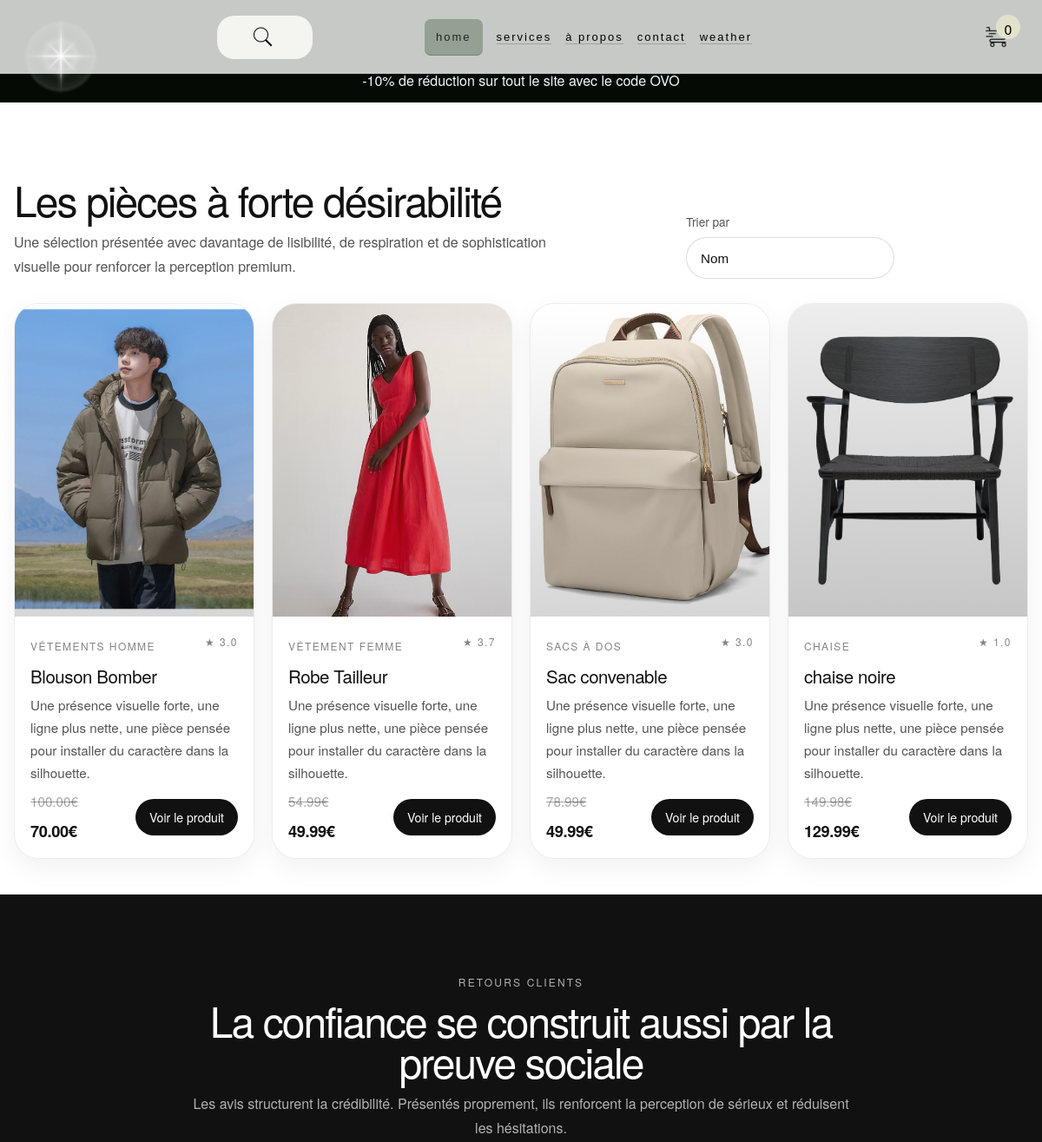
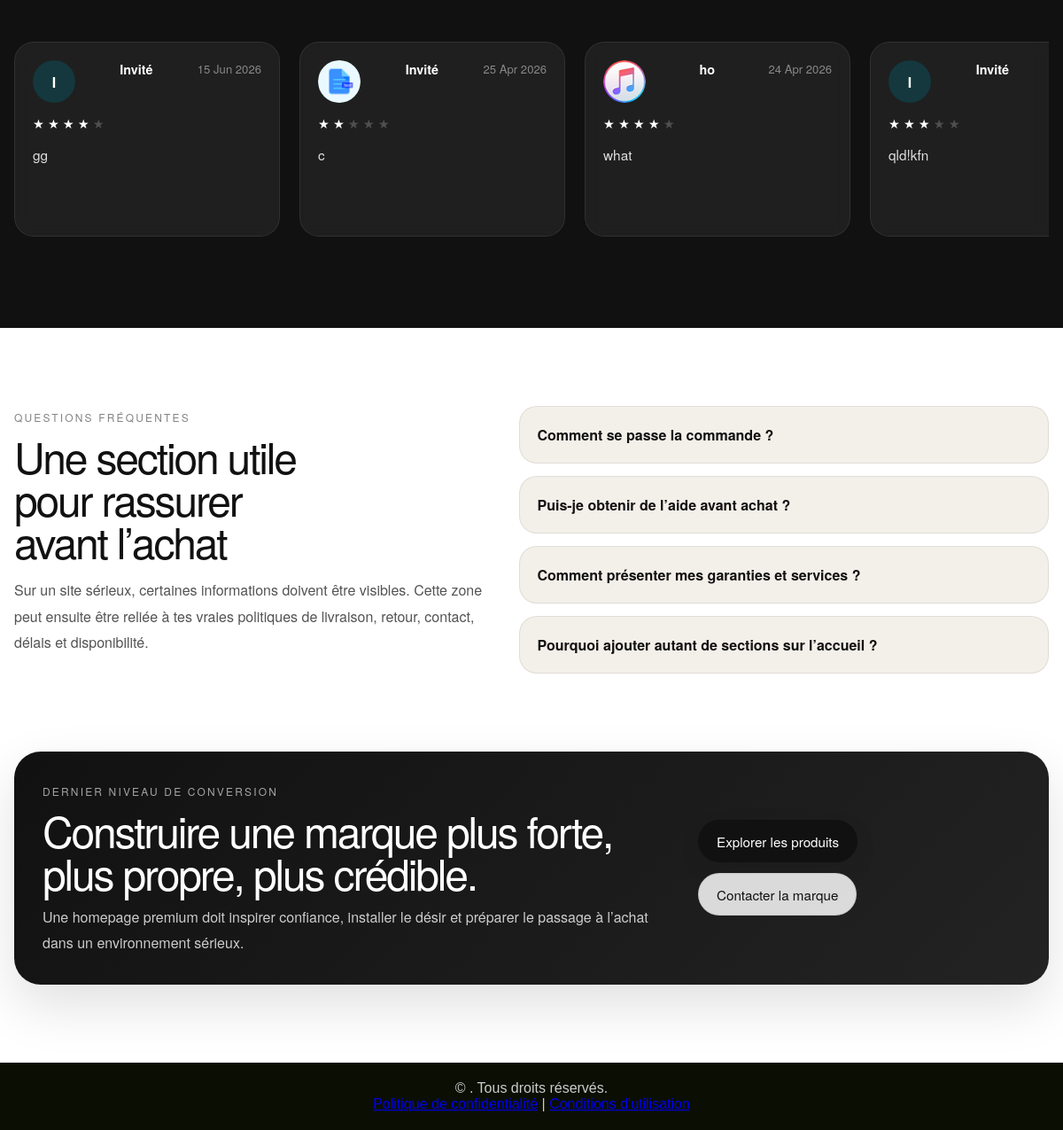
The page / on the database its author committed (2 pictures, top to bottom).
### heart/models.py (models this page shows, shortened)
class Product(models.Model):
    STOCK_STATUS = [
        ('in_stock', 'En Stock'),
        ('low_stock', 'Stock Limité'),
        ('out_of_stock', 'Rupture de Stock'),
    ]
    id = models.UUIDField(primary_key=True, default=uuid.uuid4, editable=False)
    name = models.CharField(max_length=200)
    slug = models.SlugField(unique=True, blank=True)
    category = models.ForeignKey(Category, on_delete=models.CASCADE, null=True, blank=True , related_name="cat")
    price = models.DecimalField(decimal_places=2, max_digits=7)
    description = models.TextField()
    image = models.ImageField()
    stock_quantity = models.IntegerField(default=0, validators=[MinValueValidator(0)])
    stock_status = models.CharField(max_length=20, choices=STOCK_STATUS, default='in_stock')
    old_price = models.DecimalField(decimal_places=2, max_digits=7, blank=True, null=True)
    is_featured = models.BooleanField(default=False)
    taille = models.CharField(max_length=200, blank=True, null=True)
    description_detaillee = models.TextField(blank=True, null=True)
    sku = models.CharField(max_length=100, unique=True, null=True)
    created_at = models.DateTimeField(blank=True, auto_now_add=True, null=True)
    PRODUCT_TYPE_CHOICES = [
        ('physical', 'Physique'),
        ('digital', 'Numérique'),
    ]
    product_type = models.CharField(max_length=20, choices=PRODUCT_TYPE_CHOICES, default='physical')
    @property
    def est_recent(self):
        return self.created_at >= timezone.now() - timedelta(days=7)
    def average_rating(self):
        approved_reviews = self.reviews.filter(status="approved")
        if approved_reviews.exists():
            return round(approved_reviews.aggregate(models.Avg('rating'))['rating__avg'], 1)
        return 0

class Category(models.Model):
    name = models.CharField(max_length=200)
    slug = models.SlugField(max_length=200, unique=True, blank=True)

class Review(models.Model):
    STATUS_CHOICES = [
        ('pending', 'En attente'),
        ('approved', 'Approuvé'),
        ('rejected', 'Rejeté'),
    ]
    product = models.ForeignKey(Product, on_delete=models.CASCADE, related_name='reviews')
    name = models.CharField(max_length=100, default="Invité")
    rating = models.IntegerField(validators=[MinValueValidator(1), MaxValueValidator(5)])
    comment = models.TextField()
    image = models.ImageField(null=True, blank=True)
    status = models.CharField(max_length=10, choices=STATUS_CHOICES, default='pending')
    created_at = models.DateTimeField(auto_now_add=True)
    class Meta:
        ordering = ['-created_at']

### heart/views.py (the view, shortened to what this page needs)
# urls.py: path('', home, name="home"),
def home(request):
    cart = get_or_create_cart(request)
    cart_items = cart.items.select_related('product')
    sort_by = request.GET.get('sort', 'name')
    categories_dispo = Category.objects.all()
    reviews = Review.objects.filter(status="approved")
    valid_sorts = {
            'price_low': 'price',
            'price_high': '-price',
            'name': 'name',
        }
    valid_categories = []
    for cat in Category.objects.all():
        valid_categories.append(cat.slug)
    print(f"toutes les catégories sont : {valid_categories}")
    if sort_by in valid_sorts:
        products = Product.objects.order_by(valid_sorts[sort_by]).select_related('category').prefetch_related(
            Prefetch('images', queryset=ProductImage.objects.filter(is_primary=True))
        )
        print(f"sort_by est bien dans valid_sorts {sort_by}")
    featured_products = Product.objects.filter(is_featured=True)
    page_number = request.GET.get('page', 1)
    paginator = Paginator(products, 4)
    products_page = paginator.get_page(page_number)
    current_page = products_page.number
    total_pages = paginator.num_pages
    if total_pages == 2:
        page_numbers = [1, 2]
    elif total_pages <= 5:
        page_numbers = list(range(1, total_pages + 1))
    elif current_page <= 3:
        page_numbers = [1, 2, 3, 4, '...']
    elif current_page >= total_pages - 3 and total_pages > 9:
        page_numbers = [1, '...',total_pages - 4,total_pages - 3,total_pages - 2, total_pages - 1, total_pages]
    elif current_page + 2 < total_pages and current_page - 2 > 2:
        page_numbers = [1, '...', current_page - 1, current_page, current_page + 1, '...']
    elif current_page + 2 < total_pages and current_page - 2 > 2 and total_pages - current_page <= 3:
        page_numbers = [1, '...', current_page - 1, current_page, current_page + 1, current_page + 2, current_page +3]
    elif current_page + 2 < total_pages:
        page_numbers = [1, current_page - 2, current_page - 1, current_page, current_page + 1, '...']
    elif current_page == total_pages:
        page_numbers = [1, '...', current_page - 2, current_page - 1, current_page]
    elif current_page - 2 > 2 and current_page + 1 == total_pages:
        page_numbers = [1, '...', current_page - 1, current_page, current_page + 1]
    elif current_page - 2 > 2 and current_page + 2 == total_pages:
        page_numbers = [1, '...', current_page - 1, current_page, current_page + 1, total_pages]
    else:
        page_numbers = [1, current_page - 2, current_page - 1, current_page, current_page + 1, current_page + 2] #, '...' total_pages(last element of the list)
    left_pages = total_pages - current_page
    real_tot_page = total_pages + 1
    query_params = request.GET.copy()
    print(f"query_params : {query_params}")
    query_params.pop('page', None)
    ctx = {'reviews': reviews, 'page_numbers': page_numbers, 'real_tot_page': real_tot_page, 'left_pages': left_pages, 'current_page': current_page, 'query_params': query_params.urlencode(), 'products': products_page, 'cart_items_count': cart.get_items_count(), 'featured_products':featured_products, 'cart': cart, 'get_total': cart.get_total(), 'cart_items':cart_items, 'current_sort': sort_by, 'categories': categories_dispo, "total_pages": total_pages}
    return render(request, 'home.html', ctx)

### templates/home.html (shortened to what this page needs)
{% extends 'base.html' %}
{% load static %}
{% block css %}
<link rel="stylesheet" href="{% static 'css/home.css' %}">
{{ block.super }}
{% endblock %}
{% block content %}
<div class="home-page">
  <section class="product-section">
    <div class="site-shell">
      <div class="product-toolbar">
        <div class="product-grid-heading">
          <h2>Les pièces à forte désirabilité</h2>
          <p>
            Une sélection présentée avec davantage de lisibilité, de respiration
            et de sophistication visuelle pour renforcer la perception premium.
          </p>
        </div>
        <div id="filterDrawer" class="filter-drawer">
          <div class="filter-content">
            <label for="sortSelect" class="filter-label">Trier par</label>
            <select class="hidden-filter" id="sortSelect" name="sort">
              <option value="name" {% if current_sort == 'name' %}selected{% endif %}>Nom</option>
            </select>
          </div>
        </div>
      </div>
      <div class="product-grid" id="product-grid">
        {% for product in products %}
        <article class="product-card">
          <a href="{% url 'product_detail' product.slug %}" class="product-media-link">
            <div class="product-media">
              <img src="{{ product.image.url }}" alt="{{ product.name }}">
            </div>
          </a>
          <div class="product-info">
            <div class="product-topline">
              <span class="product-category">
                {% if product.category %}
                  {{ product.category.name }}
                {% else %}
                  Collection
                {% endif %}
              </span>
              {% if product.average_rating %}
                <span class="product-rating">★ {{ product.average_rating }}</span>
              {% else %}
                <span class="product-rating">★ 0</span>
              {% endif %}
            </div>
            <h3>
              <a href="{% url 'product_detail' product.slug %}">
                {{ product.name }}
              </a>
            </h3>
            <p class="product-desc">
              Une présence visuelle forte, une ligne plus nette, une pièce pensée
              pour installer du caractère dans la silhouette.
            </p>
            <div class="product-bottom">
              <div class="price-wrap">
                {% if product.old_price %}
                  <span class="old-price">{{ product.old_price }}€</span>
                {% endif %}
                <span class="price">{{ product.price }}€</span>
              </div>
              <a href="{% url 'product_detail' product.slug %}" class="product-link">
                Voir le produit
              </a>
            </div>
          </div>
        </article>
        {% empty %}
        <div class="empty-state">
          <h3>Aucun produit disponible</h3>
          <p>La collection sera bientôt mise à jour avec de nouvelles pièces.</p>
        </div>
        {% endfor %}
      </div>
    </div>
  </section>
  <section class="comments-section">
    <div class="site-shell">
      <div class="section-heading center">
        <span class="section-kicker">Retours clients</span>
        <h2>La confiance se construit aussi par la preuve sociale</h2>
        <p>
          Les avis structurent la crédibilité. Présentés proprement, ils renforcent
          la perception de sérieux et réduisent les hésitations.
        </p>
      </div>
      <div class="comments-carousel-wrapper">
        <div class="comments-carousel" id="partners-carousel">
          {% for r in reviews %}
          <div class="comment-item">
            <div class="comment-logo">
              <div class="review-card">
                <div class="review-head">
                  {% if r.image %}
                    <img src="{{ r.image.url }}" alt="{{ r.name }}" class="review-avatar">
                  {% else %}
                    <div class="review-avatar review-avatar-placeholder">
                      {{ r.user.username|default:r.name|default:"C"|slice:":1"|upper }}
                    </div>
                  {% endif %}
                  <span class="author">{{ r.name|default:"Client" }}</span>
                  <span class="date">{{ r.created_at|date:"d M Y" }}</span>
                </div>
                <div class="stars-display">
                  {% for i in "12345" %}
                    <span class="s-star {% if forloop.counter <= r.rating %}filled{% endif %}">★</span>
                  {% endfor %}
                </div>
                <p class="comment-text">{{ r.comment }}</p>
              </div>
            </div>
          </div>
          {% endfor %}
        </div>
      </div>
    </div>
  </section>
  <section class="faq-section">
    <div class="site-shell faq-grid">
      <div class="faq-intro">
        <span class="section-kicker">Questions fréquentes</span>
        <h2>Une section utile pour rassurer avant l’achat</h2>
        <p>
          Sur un site sérieux, certaines informations doivent être visibles.
          Cette zone peut ensuite être reliée à tes vraies politiques de livraison,
          retour, contact, délais et disponibilité.
        </p>
      </div>
      <div class="faq-list">
        <details class="faq-item">
          <summary>Comment se passe la commande ?</summary>
        </details>
        <details class="faq-item">
          <summary>Puis-je obtenir de l’aide avant achat ?</summary>
        </details>
        <details class="faq-item">
          <summary>Comment présenter mes garanties et services ?</summary>
        </details>
        <details class="faq-item">
          <summary>Pourquoi ajouter autant de sections sur l’accueil ?</summary>
        </details>
      </div>
    </div>
  </section>
  <section class="final-cta-section">
    <div class="site-shell final-cta-card">
      <div class="final-cta-copy">
        <span class="section-kicker">Dernier niveau de conversion</span>
        <h2>Construire une marque plus forte, plus propre, plus crédible.</h2>
        <p>
          Une homepage premium doit inspirer confiance, installer le désir
          et préparer le passage à l’achat dans un environnement sérieux.
        </p>
      </div>
      <div class="final-cta-actions">
        <a href="#prod_b" class="btn btn-dark">Explorer les produits</a>
        <a href="{% url 'contact' %}" class="btn btn-light">Contacter la marque</a>
      </div>
    </div>
  </section>
</div>
{% endblock %}

### templates/base.html (shortened to what this page needs)
<!DOCTYPE html>
<html lang="en">
<head>
    <link href="https://cdn.jsdelivr.net" rel="stylesheet">
    <link rel="stylesheet" href="https://cdn.jsdelivr.net/npm/bootstrap-icons@1.11.3/font/bootstrap-icons.css">
    {% load static %}
    {% block css %}
        <link rel="stylesheet" href="{% static 'css/main.css' %}">
    {% endblock %}
</head>
<body>
    <div class="head-top">
        <div class="header">
            <a class="logo" href="{% url 'home' %} "><img src="{% static 'images/partners/flare.png' %}" alt=""></a>
            <div class="right-side-content" style="display: flex; gap: 50px; background: rgb(244, 245, 241); padding: 25px 30px; width: 50px; border-radius: 20px;" >
                <button class="search_bar"  class="icon-btn" id="search-btn" aria-label="Rechercher" style="background: none; border: none;">
                    <img src="{% static 'images/search_icon.webp' %}" alt="search_icon">
                </button>
            </div>
            <ul class="navbar" id="navbar">
                <li><a class="nav-link {% if request.path == '/' %} active {% endif %}" href="{% url 'home' %}">home</a></li>
                <li><a class="nav-link {% if '/services/' in request.path %} active {% endif %}" href="{% url 'services' %}">services</a></li>
                <li><a class="nav-link {% if '/apropos/' in request.path %} active {% endif %}" href="{% url 'apropos' %}">à propos</a></li>
                <li><a class="nav-link {% if '/contact/' in request.path %} active {% endif %}" href="{% url 'contact' %}">contact</a></li>
                <li><a class="nav-link {% if '/weather/' in request.path %} active {% endif %}" href="{% url 'weather' %}">weather</a></li>
            </ul>
            <div class="cart_div"> <a href="{% url 'cart' %}" id="viewCart"><img src="{% static 'images/shopping-cart.png' %}" alt="shopping-cart"></a> <span class="badge" id="badge">{{ cart_items_count|default:0 }}</span></div>
        </div>
        <div class="pub-container">
            <div class="pub-slider">
                <p> -10% de réduction sur tout le site avec le code OVO </p>
            </div>
        </div>
    </div>
    <div id="base_container" class="container">
        {% block content %}
        {% endblock %}
    </div>
{% block footer %}
  <footer class="footer">
    <div class="footer_container">
      <div class="footer-content">
        <p>&copy; {{ current_year }} {{ site_name }}. Tous droits réservés.</p>
        <nav class="footer-nav">
          <a href="#">Politique de confidentialité</a> |
          <a href="#">Conditions d'utilisation</a>
        </nav>
      </div>
    </div>
  </footer>
{% endblock %}
</body>
</html>

### rows shown on the page
Product: image (picture), category.name "VÊTEMENTS HOMME", average_rating "3.0", name "Blouson Bomber", old_price "100.00", price "70.00"
Product: image (picture), category.name "VÊTEMENT FEMME", average_rating "3.7", name "Robe Tailleur", old_price "54.99", price "49.99"
Product: image (picture), category.name "SACS À DOS", average_rating "3.0", name "Sac convenable", old_price "78.99", price "49.99"
Product: image (picture), category.name "CHAISE", average_rating "1.0", name "chaise noire", old_price "149.98", price "129.99"
Review: user.username "I", name "Invité", created_at "15 Jun 2026", comment "gg"
Review: image (picture), name "Invité", created_at "25 Apr 2026", comment "c"
Review: image (picture), name "ho", created_at "24 Apr 2026", comment "what"
Review: user.username "I", name "Invité", comment "qld!kfn"

### other values the page prints
{{ cart_items_count|default:0 }} "0"
